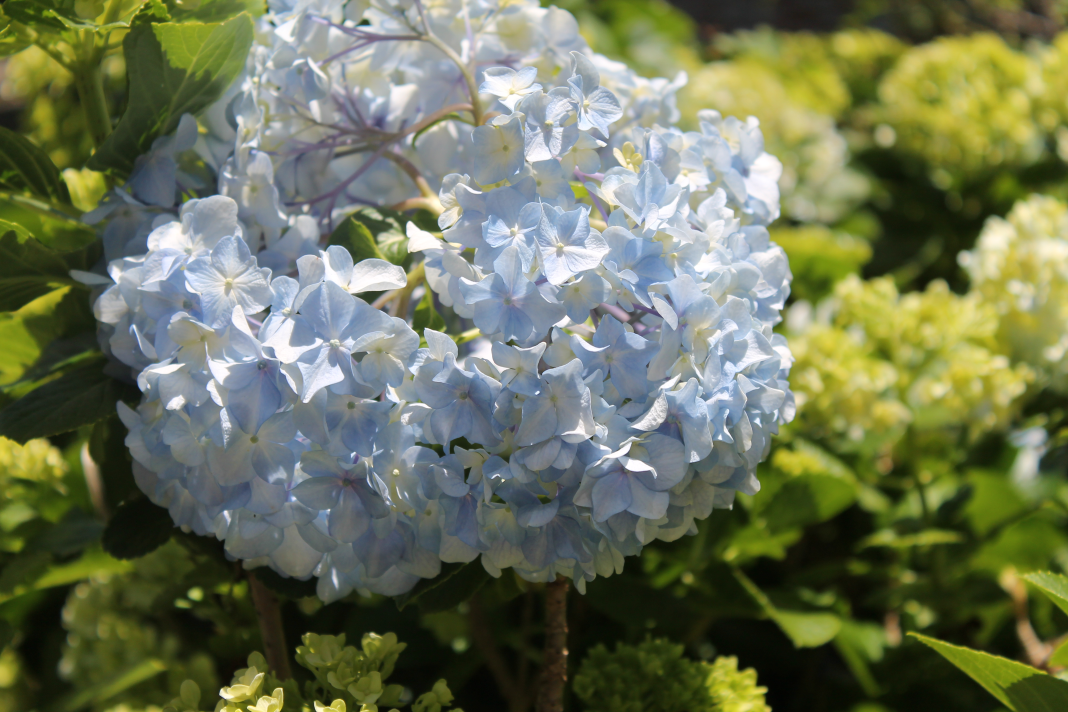
#> input picture CUDA_edgeaware_gaussian_filter/largeimages/image1.jpg, 4272 x 2848 px (shown at 1/4 size); its folder holds only this picture in this run
$ jupyter execute --allow-errors Exectime_average.ipynb   (shell and % lines are left out)
#> lines starting #> are read from the running program, lines starting #| are printed output that depends on the picture
[cell 1]
import sys
import os
import subprocess
import statistics
from PIL import Image
import numpy as np
import pandas as pd
import pickle
import matplotlib.pyplot as plt

def set_param(imgfile,sigma,sigma_r,kappa,blocks_per_line):
#> further down, image_o is the input picture: PIL image 4272x2848 RGB; mean R, G, B 108.6, 115.8, 87.8
#> `tempimage = image_o.resize((i,i))`:
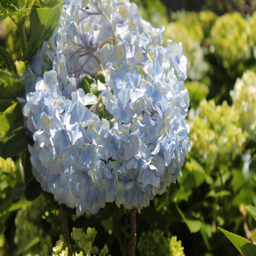
#> tempimage: PIL image 256x256 RGB; mean R, G, B 108.6, 115.8, 87.8
    param_file = open('../parameters.txt',"w");
    print('image',imgfilename,file = param_file);
    print('sigma',sigma,file = param_file);
    print('sigmar',sigma_r,file = param_file);
    print('kappa',kappa,file = param_file);
    print('blocks_per_line',blocks_per_line,file = param_file);
    param_file.close();
    return

[cell 2]
GPU_NAME = 'GTX_1050_Ti'

# Plotting functions

[cell 3]
def generate_plot(input_filename):
    # We load the data and generate the plot
    data_dictionary = pickle.load(open(input_filename,'rb'))

    exectimeA = data_dictionary["exectimeA"]
    exectimeC3 = data_dictionary["exectimeC3"]
    exectimeC6 = data_dictionary["exectimeC6"]
    L_values = data_dictionary["L_values"]

    print("Loaded execution time data from {}".format(input_filename))

    avgA = []
    devA = []
    avgC3 = []
    devC3 = []
    avgC6 = []
    devC6 = []

    for i in range(len(exectimeA)):
        avgA.append(statistics.mean(exectimeA[i]))
        devA.append(statistics.stdev(exectimeA[i]))
        avgC3.append(statistics.mean(exectimeC3[i]))
        devC3.append(statistics.stdev(exectimeC3[i]))
        avgC6.append(statistics.mean(exectimeC6[i]))
        devC6.append(statistics.stdev(exectimeC6[i]))

    avgAframe = pd.DataFrame(list(zip(L_values,avgA)),columns = ['L','Algorithm A']);
    avgC3frame = pd.DataFrame(list(zip(L_values,avgC3)),columns = ['L','Algorithm C (3 blocks)']);
    avgC6frame = pd.DataFrame(list(zip(L_values,avgC6)),columns = ['L','Algorithm C (6 blocks)']);

    ##PLOT with 99 certainty interval
    ax = avgAframe.plot(x = avgAframe.columns.values[0], y = avgAframe.columns.values[1],style = '-.',marker = 'o', c ='b', ls='none');
    ax.set_ylabel('time (milliseconds)')
    avgC3frame.plot(ax=ax, x = avgC3frame.columns.values[0], y = avgC3frame.columns.values[1],style = '-.',marker = 'P', c = 'orange', ls='none')
    avgC6frame.plot(ax=ax, x = avgC6frame.columns.values[0], y = avgC6frame.columns.values[1],style = '-.',marker = 'v', c = 'g', ls='none')

    ax.xaxis.set_ticks(L_values)
    plt.xticks(fontsize=6)
    ax.errorbar(np.array(L_values), np.array(avgA), yerr=3*np.array(devA), ls='-',alpha = 0.5)
    ax.errorbar(np.array(L_values), np.array(avgC3), yerr=3*np.array(devC3), ls='-',alpha = 0.5)
    ax.errorbar(np.array(L_values), np.array(avgC6), yerr=3*np.array(devC6), ls='-',alpha = 0.5)

    # return the plot axis
    return ax

# Execution time: sigma,sigma_r = (50,50)¶

[cell 4]
exectimeA = [];
exectimeC3 = [];
exectimeC6 = [];
nsamples = 10;

#Lrange = range(200,2000,100);
#L_values = list(Lrange);
L_values = [256*n for n in range(1,9)]

#> (the rest of this cell did not finish here and is left out)

#> (a cell that did not finish here is left out)

# Execution time: (200,150)

[cell 6]
exectimeA = [];
#> exectimeA = []
exectimeC3 = [];
exectimeC6 = [];
nsamples = 10;

#Lrange = range(200,2000,100);
#L_values = list(Lrange);
L_values = [256*n for n in range(1,9)]

#> (the rest of this cell did not finish here and is left out)

        image_o = Image.open('../largeimages/image' + str(j) + '.jpg');
        tempimage = image_o.resize((i,i))
        tempimage.save('../images/temp.jpg')

        for k in range(nsamples):
            subprocess.run("../Algorithm_A/main > output.log",shell=True);
            file = open('output.log')
            #get exectime
            for line in file:
                fields = line.strip().split()
                samples.append(float(fields[1]));
            file.close()
    ##
    exectimeA.append(samples);

    samples = [];
    #run algorithm C 3blocks
    for j in range(1,6):
        #SET PARAMETERS
        imgfilename = "temp.jpg";
        sigma = 200.00;
        sigma_r = 150.00;
        kappa = 2.00;
        blocks_per_line = 3.00;
        set_param(imgfilename,sigma,sigma_r,kappa,blocks_per_line);
        image_o = Image.open('../largeimages/image' + str(j) + '.jpg');
        tempimage = image_o.resize((i,i))
        tempimage.save('../images/temp.jpg')

        for k in range(nsamples):
            subprocess.run("../Algorithm_C/main > output.log",shell=True);
            file = open('output.log')
            #get exectime
            for line in file:
                fields = line.strip().split()
                samples.append(float(fields[1]));
            file.close()
    ##
    exectimeC3.append(samples);

    samples = [];
    #run algorithm C 6blocks
    for j in range(1,6):
        #SET PARAMETERS
        imgfilename = "temp.jpg";
        sigma = 200.00;
        sigma_r = 15.00;
        kappa = 2.00;
        blocks_per_line = 6.00;
        set_param(imgfilename,sigma,sigma_r,kappa,blocks_per_line);
        image_o = Image.open('../largeimages/image' + str(j) + '.jpg');
        tempimage = image_o.resize((i,i))
        tempimage.save('../images/temp.jpg')

        for k in range(nsamples):
            subprocess.run("../Algorithm_C/main > output.log",shell=True);
            file = open('output.log')
            #get exectime
            for line in file:
                fields = line.strip().split()
                samples.append(float(fields[1]));
            file.close()
    ##
    exectimeC6.append(samples);

# Instead of computing the plot, we just save the data to a
# binary file, which we open later for generating the plot.
data_dictionary = {
    "exectimeA": exectimeA,
    "exectimeC3": exectimeC3,
    "exectimeC6": exectimeC6,
    "L_values": L_values
}
output_filename = "../measures/{}_exectime1_200_150.pkl".format(GPU_NAME)
pickle.dump(data_dictionary, open(output_filename, 'wb'))
print("Saved execution time data to {}".format(output_filename))
